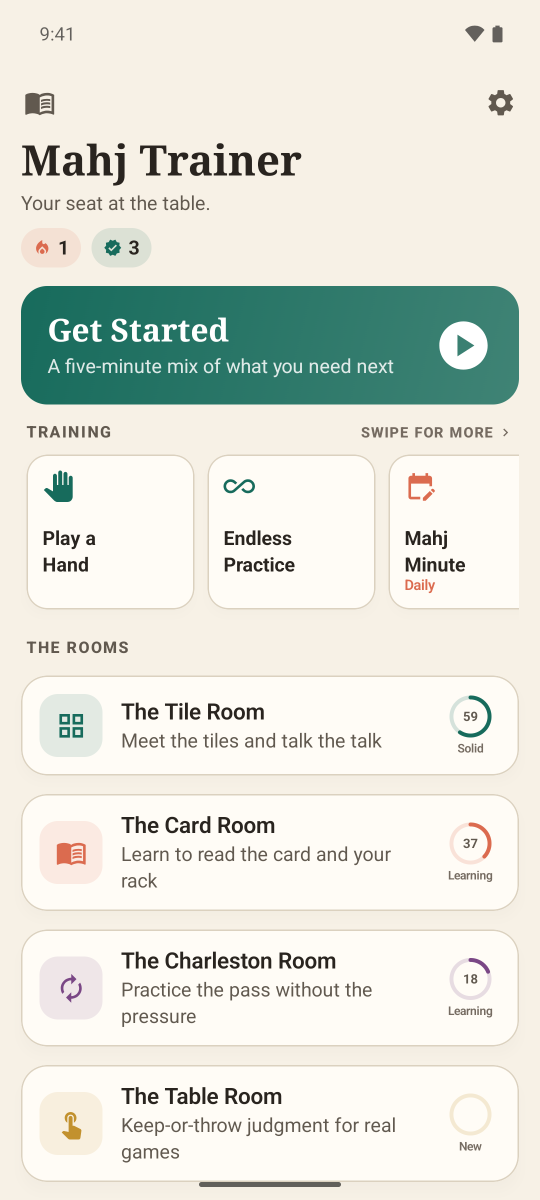
#> input picture android/play-assets/experiment-b/raw/01-home.png, 1080 x 2400 px (shown at 1/2 size)
$ python compose-event-art.py ../android/play-assets/experiment-b/raw/01-home.png ../android/play-assets/experiment-b/raw/02-coach.png ../android/play-assets/experiment-b/raw/02-coach.png
#> lines starting #> are read from the running program, lines starting #| are printed output that depends on the picture; after the words box and inside, x2 and y2 are one past the last pixel; in counts of white or black regions, pixels touching at a corner belong together
"""Compose a monthly challenge event's card (1920x1080) and details (1080x1920) art.

Usage: python3 scripts/compose-event-art.py <intro.png> <question.png> <out-dir>

Screens are raw simulator captures (1206x2622). No device frame and no added
text: the App Store overlays the event name itself, and event art must never
mention price, "free", trials or discounts (2.3.7).
"""
import sys
from pathlib import Path

from PIL import Image, ImageDraw, ImageFilter

TOP = (46, 24, 52)
BOTTOM = (86, 46, 98)


def gradient(w: int, h: int) -> Image.Image:
#> called with w = 1920, h = 1080
    img = Image.new("RGB", (w, h))
#> img: PIL image 1920x1080 RGB; every value is 0
    draw = ImageDraw.Draw(img)
    for y in range(h):
        t = y / (h - 1)
        draw.line([(0, y), (w, y)], fill=tuple(int(a + (b - a) * t) for a, b in zip(TOP, BOTTOM)))
    return img


def panel(src: Path, width: int, crop_top: int, crop_h: int, radius: int) -> Image.Image:
#> called with width = 470, crop_top = 385, crop_h = 1390, radius = 44
    shot = Image.open(src).convert("RGB")
    shot = shot.crop((0, crop_top, shot.width, min(shot.height, crop_top + crop_h)))
#> shot: PIL image 1080x1390 RGB
    scale = width / shot.width
#> scale = 0.435
    shot = shot.resize((width, int(shot.height * scale)), Image.LANCZOS)
#> shot: PIL image 470x604 RGB
    mask = Image.new("L", shot.size, 0)
#> mask: PIL image 470x604 L; every value is 0
    ImageDraw.Draw(mask).rounded_rectangle([0, 0, shot.width - 1, shot.height - 1], radius, fill=255)
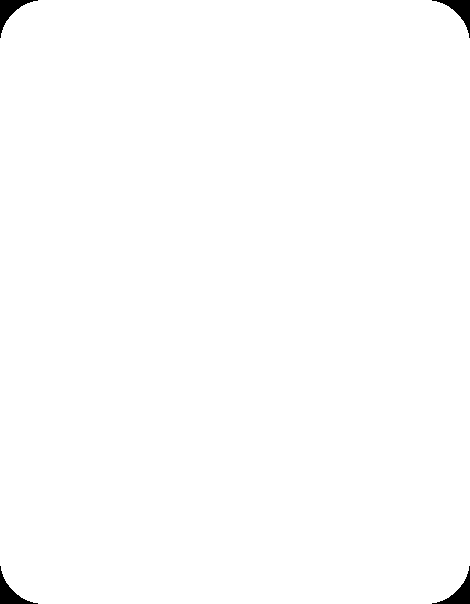
#> mask: PIL image 470x604 L; 99.4% white; 4 black regions, box (x1, y1, x2, y2) and area: (0, 0, 38, 38) 427, (432, 0, 470, 38) 427, (0, 566, 38, 604) 427, (432, 566, 470, 604) 427
    out = Image.new("RGBA", shot.size)
#> out: PIL image 470x604 RGBA; every value is 0
    out.paste(shot, (0, 0), mask)
#> call 2 of panel, with width = 470, crop_top = 560, crop_h = 1600, radius = 44
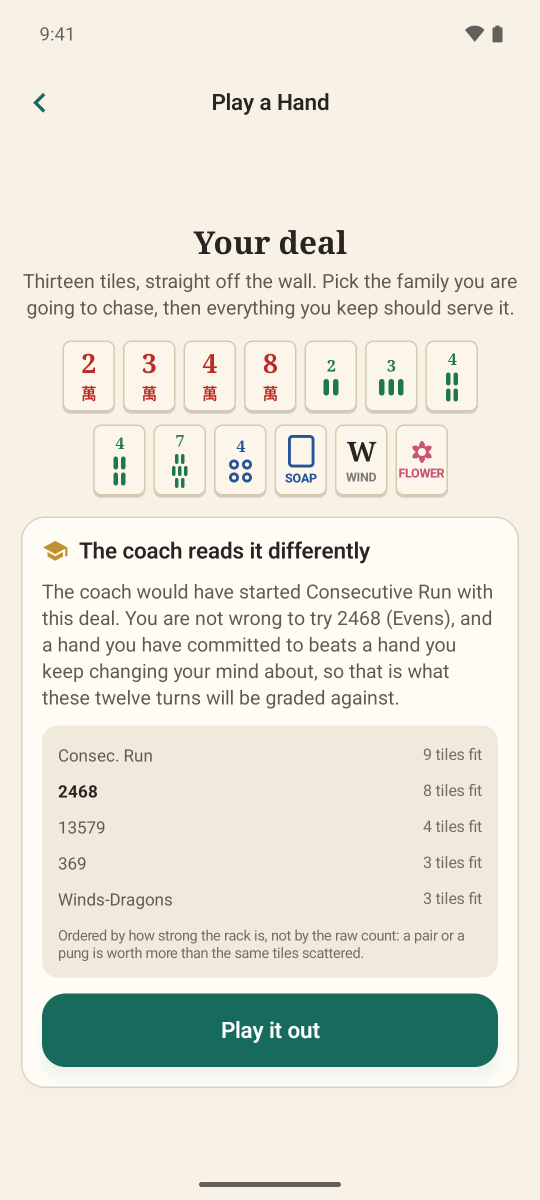
#> input picture android/play-assets/experiment-b/raw/02-coach.png, 1080 x 2400 px (shown at 1/2 size)
#> in panel (call 2), `shot = shot.resize((width, int(shot.height * scale)), Image.LANCZOS)`:
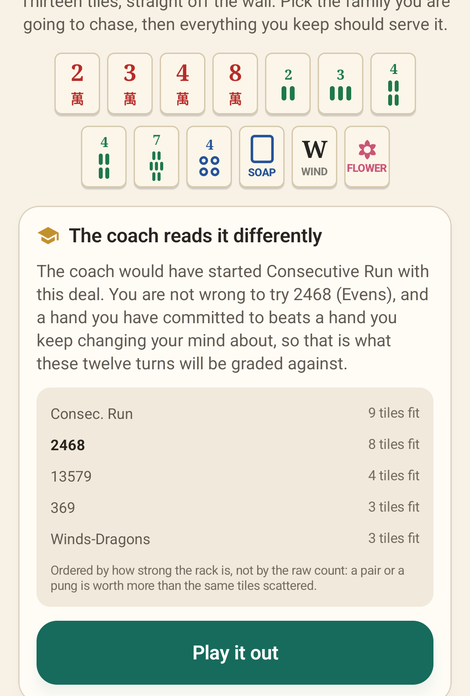
#> shot: PIL image 470x696 RGB; mean R, G, B 222.7, 223.8, 213
#> in panel (call 2), `mask = Image.new("L", shot.size, 0)`: mask: PIL image 470x696 L; every value is 0
#> in panel (call 2), `ImageDraw.Draw(mask).rounded_rectangle([0, 0, shot.width - 1, shot.hei..`: mask: PIL image 470x696 L; 99.5% white; 4 black regions, box (x1, y1, x2, y2) and area: (0, 0, 38, 38) 427, (432, 0, 470, 38) 427, (0, 658, 38, 696) 427, (432, 658, 470, 696) 427
#> in panel (call 2), `out = Image.new("RGBA", shot.size)`: out: PIL image 470x696 RGBA; every value is 0
    return out


def shadowed(canvas: Image.Image, layer: Image.Image, xy: tuple[int, int]) -> None:
#> called with xy = (870, 268)
    shadow = Image.new("RGBA", (layer.width + 120, layer.height + 120), (0, 0, 0, 0))
#> shadow: PIL image 590x724 RGBA; every value is 0
    alpha = layer.split()[3].point(lambda a: int(a * 0.45))
    shadow.paste((10, 4, 14, 255), (60, 80), alpha)
    shadow = shadow.filter(ImageFilter.GaussianBlur(28))
    canvas.alpha_composite(shadow, (xy[0] - 60, xy[1] - 60))
    canvas.alpha_composite(layer, xy)


def card(intro: Path, question: Path, out: Path) -> None:
    canvas = gradient(1920, 1080).convert("RGBA")
    # Two screens on the right half; the left keeps clear for Apple's overlay.
    # Crops skip the navigation bar (raw 1206x2622 capture rows).
    left = panel(intro, 470, 385, 1390, 44)
    right = panel(question, 470, 560, 1600, 44)
    shadowed(canvas, left, (870, (1080 - left.height) // 2 + 30))
    shadowed(canvas, right, (1390, (1080 - right.height) // 2 - 20))
#> in shadowed (call 2), `shadow = Image.new("RGBA", (layer.width + 120, layer.height + 120), (0..`: shadow: PIL image 590x816 RGBA; every value is 0
    canvas.convert("RGB").save(out / "event-card-1920x1080.png")


def details(question: Path, out: Path) -> None:
    canvas = gradient(1080, 1920).convert("RGBA")
#> in gradient (call 2), `img = Image.new("RGB", (w, h))`: img: PIL image 1080x1920 RGB; every value is 0
#> canvas: PIL image 1080x1920 RGBA
    shot = panel(question, 780, 0, 2622, 64)
#> call 3 of panel, with width = 780, crop_top = 0, crop_h = 2622, radius = 64
#> in panel (call 3), `mask = Image.new("L", shot.size, 0)`: mask: PIL image 780x1733 L; every value is 0
#> in panel (call 3), `ImageDraw.Draw(mask).rounded_rectangle([0, 0, shot.width - 1, shot.hei..`:
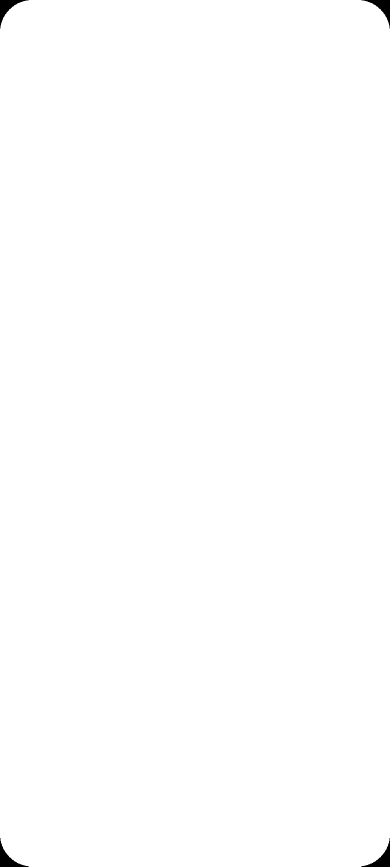
#> mask: PIL image 780x1733 L (shown at 1/2 size); 99.7% white; 4 black regions, box (x1, y1, x2, y2) and area: (0, 0, 57, 57) 901, (723, 0, 780, 57) 901, (0, 1676, 57, 1733) 901, (723, 1676, 780, 1733) 901
#> in panel (call 3), `out = Image.new("RGBA", shot.size)`: out: PIL image 780x1733 RGBA; every value is 0
    shadowed(canvas, shot, ((1080 - shot.width) // 2, (1920 - shot.height) // 2))
#> call 3 of shadowed, with xy = (150, 93)
#> in shadowed (call 3), `shadow = Image.new("RGBA", (layer.width + 120, layer.height + 120), (0..`: shadow: PIL image 900x1853 RGBA; every value is 0
#> in shadowed (call 3), `shadow = shadow.filter(ImageFilter.GaussianBlur(28))`:
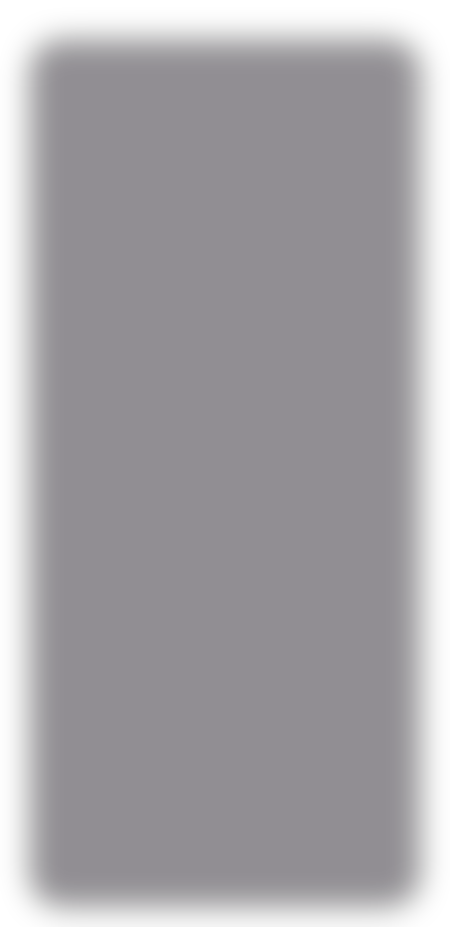
#> shadow: PIL image 900x1853 RGBA (shown at 1/2 size); mean R, G, B, A 8.1, 3.2, 11.3, 92.1; transparent parts drawn white
#> in shadowed (call 3), `canvas.alpha_composite(shadow, (xy[0] - 60, xy[1] - 60))`:
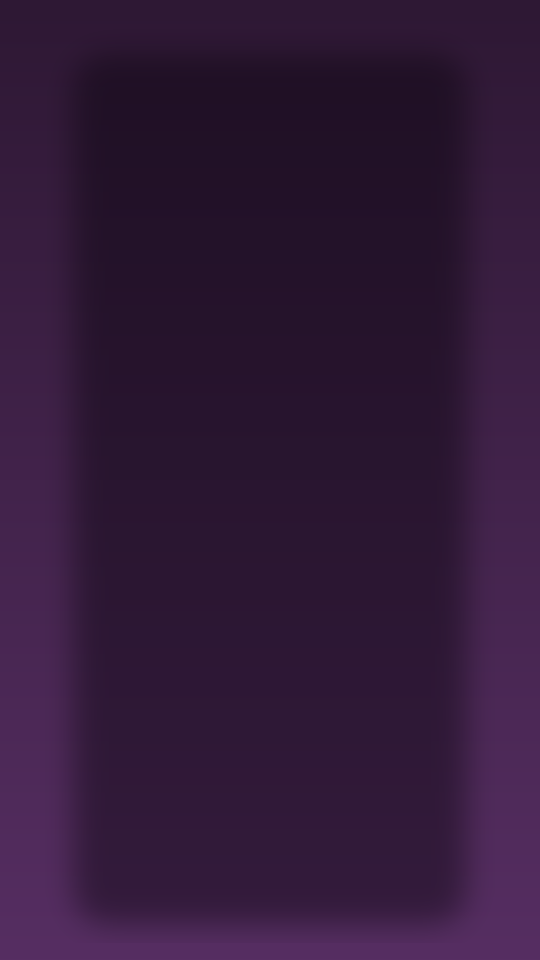
#> canvas: PIL image 1080x1920 RGBA (shown at 1/2 size); mean R, G, B, A 49.1, 25.5, 56.6, 255
#> in shadowed (call 3), `canvas.alpha_composite(layer, xy)`:
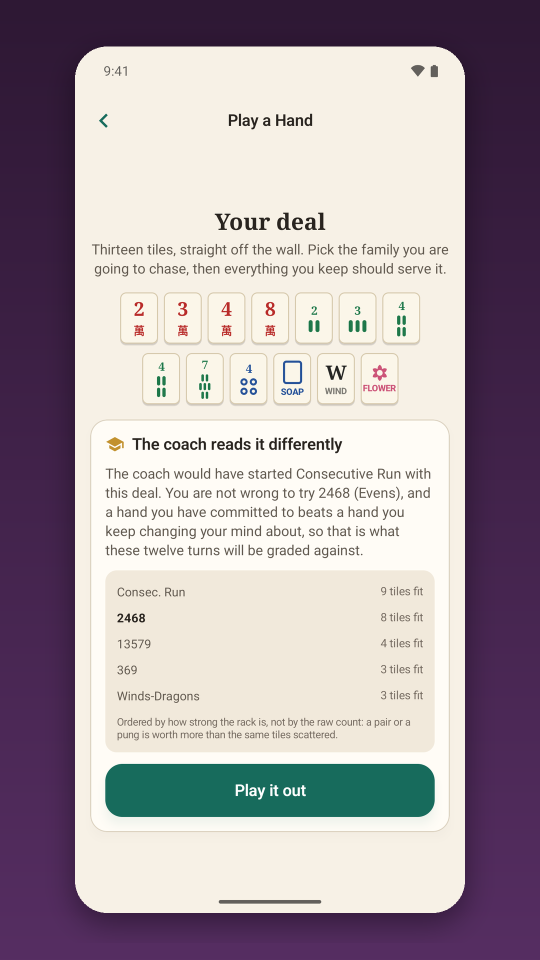
#> canvas: PIL image 1080x1920 RGBA (shown at 1/2 size); mean R, G, B, A 171.4, 160.2, 166.6, 255
    canvas.convert("RGB").save(out / "event-details-1080x1920.png")


if __name__ == "__main__":
    intro, question, out = Path(sys.argv[1]), Path(sys.argv[2]), Path(sys.argv[3])
    out.mkdir(parents=True, exist_ok=True)
    card(intro, question, out)
    details(question, out)
